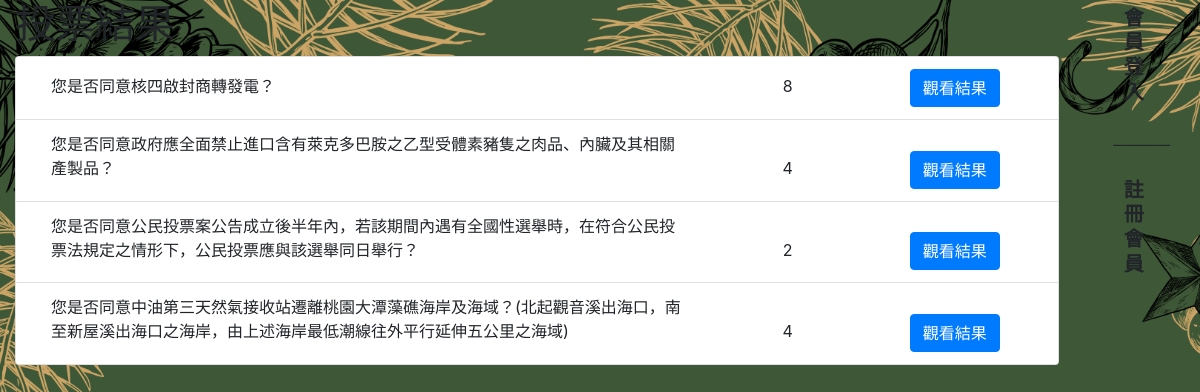
The page /index.php?do=show_vote_list on the database as committed earlier.
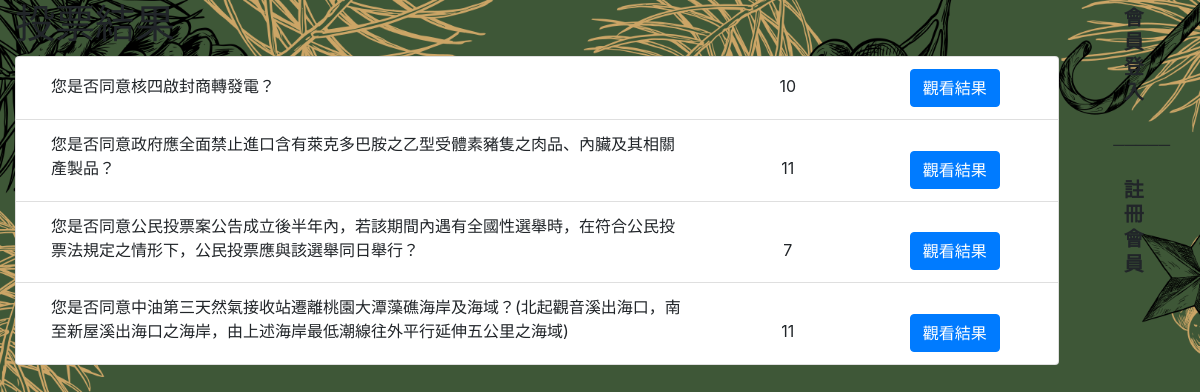
The same page on the database as committed later.
### tables this page shows
CREATE TABLE `topics` (
  `id` int(11) UNSIGNED NOT NULL,
  `topic` varchar(128) NOT NULL,
  `img_src` varchar(60) NOT NULL
);

### api/db.php (called while the page is built, shortened)
<?php
    $dsn="mysql:host=localhost;charset=utf8;dbname=mypolling";
    $pdo=new PDO($dsn,'root','');
    function rows($table,$array){
        global $pdo;
        $sql="SELECT count(*) FROM `$table` WHERE ";
            foreach($array as $key=>$value){
                $tmp[]="`$key`='$value'";
            }
            $sql=$sql. implode(" AND ",$tmp);
        return $pdo->query($sql)->fetchColumn();
    }
function all($table,...$arg){
    global $pdo;
    $sql="SELECT * FROM `$table` ";
    $rows=$pdo->query($sql)->fetchAll(PDO::FETCH_ASSOC);
    return $rows;
}
function q($sql){
    global $pdo;
    return $pdo->query($sql)->fetchAll(PDO::FETCH_ASSOC);
}
?>

### frontend/show_vote_list.php (the view)
<h1>投票結果</h1>
<?php
$subjects=all('topics');
echo "<ol class='list-group'>";
foreach ($subjects as $key => $value) {
    if(rows('options',['topic_id'=>$value['id']]) > 0){
    echo "<li class='list-group-item'>";
    if(isset($_SESSION['user'])){
        echo "<a class='d-inline-block col-md-8' href='index.php?do=vote&id={$value['id']}'>";
        echo $value['topic'];
        echo "</a>";
    }else{
        echo "<span class='d-inline-block col-md-8'>".$value['topic']."</span>";
    }
    $count=q("select sum(`count`) as '總計' from `options` where `topic_id`='{$value['id']}'");
    echo "<span class='d-inline-block col-md-2 text-center'>";
    echo $count[0]['總計'];
    echo "</span>";
    echo "<a href='?do=vote_result&id={$value['id']}' class='d-inline-block col-md-2 text-center'>";
    echo "<button class='btn btn-primary'>觀看結果</button>";
    echo "</a>";
    echo "</li>";
}
}
echo "</ol>";
?>

Rows that differ between the two databases and show on the page:
changed topics "您是否同意核四啟封商轉發電？": 總計 "8" → "10"
changed topics "您是否同意政府應全面禁止進口含有萊克多巴胺之乙型受體素豬隻之肉品、內臟及其相關產製品？": 總計 "4" → "11"
changed topics "您是否同意公民投票案公告成立後半年內，若該期間內遇有全國性選舉時，在符合公民投票法規定之情形下，公民投票應與該選舉同日舉行？": 總計 "2" → "7"
changed topics "您是否同意中油第三天然氣接收站遷離桃園大潭藻礁海岸及海域？(北起觀音溪出海口，南至新屋溪出海口之海岸，由上述海岸最低潮線往外平行延伸五公里之海域)": 總計 "4" → "11"
